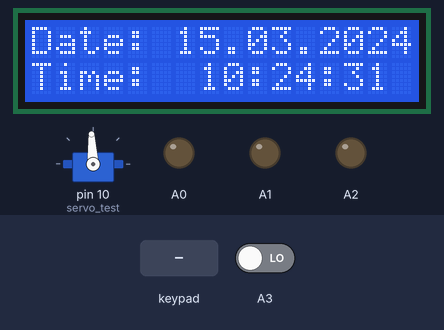
Simulated run of this sketch. Board: Arduino Uno, built with avr-gcc and run on an emulated ATmega328P. Parts: servo, 16×2 character LCD, output pins drawn as LEDs (lit = HIGH). Inputs (shaded band) come from the test bench; at power-on: A3 LOW. The local clock reads 2024-03-15 10:24:30 at power-on unless the sketch sets it; what the sketch prints to the serial monitor is not drawn.

Above: at 1.2 s.
1.3 s: A3 driven HIGH
At 3.3 s:
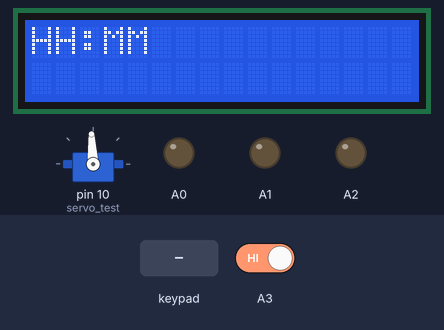
3.8 s: key '#' pressed
At 4.6 s:
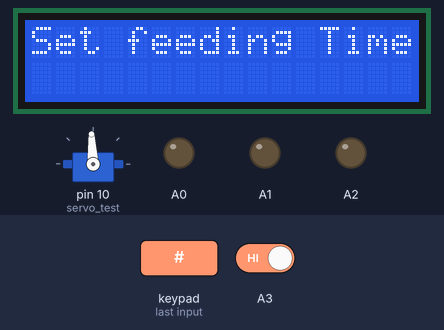
5.8 s: keypad keys 8 7 6 5 * pressed 0.4 s apart
At 8.6 s:
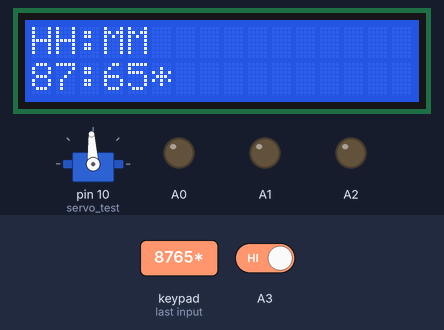
9.3 s: keypad keys 4 3 2 # pressed 0.4 s apart
At 11.2 s:
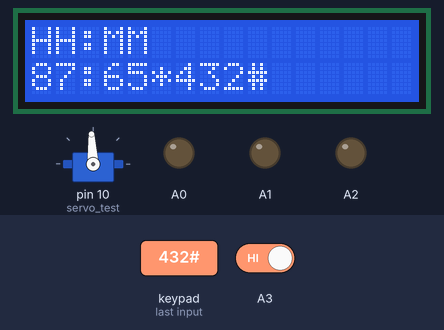
12.9 s: key '1' pressed
At 14.1 s:
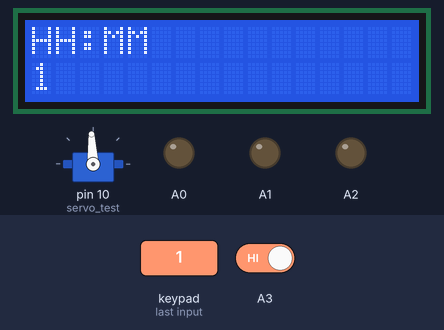
Timing chart, 0 to 15.4 s (numbered marks = the images above; inputs shaded):
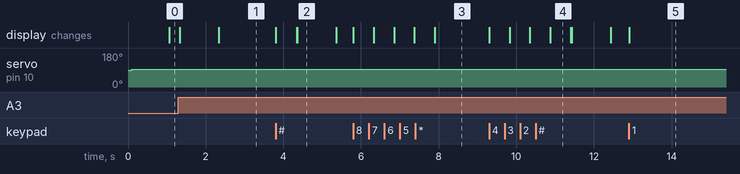

The sketch:

PetFeeder.ino
```cpp
#include <DS1307.h>
#include <Servo.h>
#include <LiquidCrystal_I2C.h>
#include <Keypad.h>

const byte ROWS = 4; // Four rows
const byte COLS = 3; // Three columns

// Define the Keymap

char keys[ROWS][COLS] = {

  {'1','2','3'},
  {'4','5','6'},
  {'7','8','9'},
  {'*','0','#'}

};

// Connect keypad ROW0, ROW1, ROW2 and ROW3 to these Arduino pins.
byte rowPins[ROWS] = {8,7,6,5};
// Connect keypad COL0, COL1 and COL2 to these Arduino pins.
byte colPins[COLS] = {4,3,2};

//Create the Keypad
Keypad kpd = Keypad( makeKeymap(keys), rowPins, colPins, ROWS, COLS );


DS1307  rtc(A4, A5);
Servo servo_test;      //initialize a servo object for the connected servo
LiquidCrystal_I2C lcd (0x27, 16, 2);

int t1, t2, t3, t4, t5, t6;

boolean feed = true; // condition for alarm

char key;
int r[6];

void setup()
{
  servo_test.attach(10);   // attach the signal pin of servo to pin9 of arduino
  rtc.begin();
  lcd.begin(16,2);
  lcd.backlight();
  servo_test.writeMicroseconds(1500);
  Serial.begin(9600);
  pinMode(A0, OUTPUT);
  pinMode(A1, OUTPUT);
  pinMode(A2, OUTPUT);

}

void loop()
{
  int buttonPress;
  buttonPress = digitalRead(A3);

  if (buttonPress==1)
    setFeedingTime();

  lcd.setCursor(0,1);
  lcd.print("Time:  ");
  String t = "";
  t = rtc.getTimeStr();
  t1 = t.charAt(0)-48;
  t2 = t.charAt(1)-48;
  t3 = t.charAt(3)-48;
  t4 = t.charAt(4)-48;
  t5 = t.charAt(6)-48;
  t6 = t.charAt(7)-48;
  lcd.print(rtc.getTimeStr());

  lcd.setCursor(0,0);
  lcd.print("Date: ");
  lcd.print(rtc.getDateStr());

  if (t1==r[0] && t2==r[1] && t3==r[2] && t4==r[3]&& t5<1 && t6<3 && feed==true)
 {
  servo_test.writeMicroseconds(700);                  //command to rotate the servo to the specified angle
  delay(500);
  servo_test.writeMicroseconds(1500);
  feed=false;
 }
}

void setFeedingTime()
{
  char j=0;
  feed = true;
  int i = 0;

  lcd.clear();
  lcd.setCursor(0,0);
  lcd.print("Set feeding Time");
  delay(1000);
  lcd.clear();
  lcd.print("HH:MM");
  lcd.setCursor(0,1);

  while(1){
   key = kpd.getKey();

  if(key)
  {
    Serial.println(key);
    lcd.setCursor(j,1);

    lcd.print(key);

    r[i] = key-48;
    i+=1;
    j+=1;

    if (j == 2)
    {
      lcd.print(":"); j++;
    }
    delay(500);
  }

  if (key == '#')
  {key=0; break; }
  }
}
```

Measured:
- after the input at 1.3 s, the display: first changes at once (image 1 shows a later state)
- after the input at 3.8 s, the display: first changes at once (image 2 shows a later state)
- after the input at 5.8 s, the display: first changes at once (image 3 shows a later state)
- after the input at 9.3 s, the display: first changes at once (image 4 shows a later state)
- after the input at 12.9 s, the display: changes at once (image 5)
- what the display in image 2 shows lasts 1.0 s, from 4.4 s to 5.4 s
- what the display in image 4 shows lasts 0.5 s, from 10.9 s to 11.4 s
